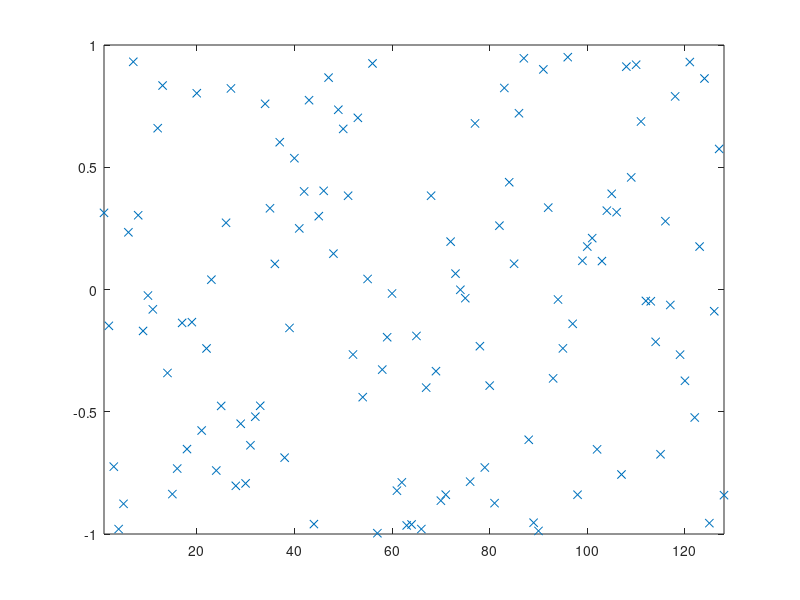

Write the MATLAB code that produced this figure. (Note: this script raises an error after producing the figure.)
% script <a href="matlab:OddEvenMergeSortTest">OddEvenMergeSortTest</a>
% Test <a href="matlab:help OddEvenMergeSort">OddEvenMergeSort</a> on a random set of data.
% See <a href="matlab:NRweb">Numerical Renaissance: simulation, optimization, & control</a>, Section 7.2.2.
% Part of <a href="matlab:help NRC">Numerical Renaissance Codebase 1.0</a>, <a href="matlab:help NRchap07">Chapter 7</a>; please read the <a href="matlab:help NRcopyleft">copyleft</a>.

n=2^7; D=2*rand(n,1)-1; close all, plot(D(:,1),'x'), axis([1 n -1 1]), pause(0.5)
[D,index]=OddEvenMergeSort(D,1,n); plot(D(:,1),'x'), axis([1 n -1 1])

% end script OddEvenMergeSortTest
